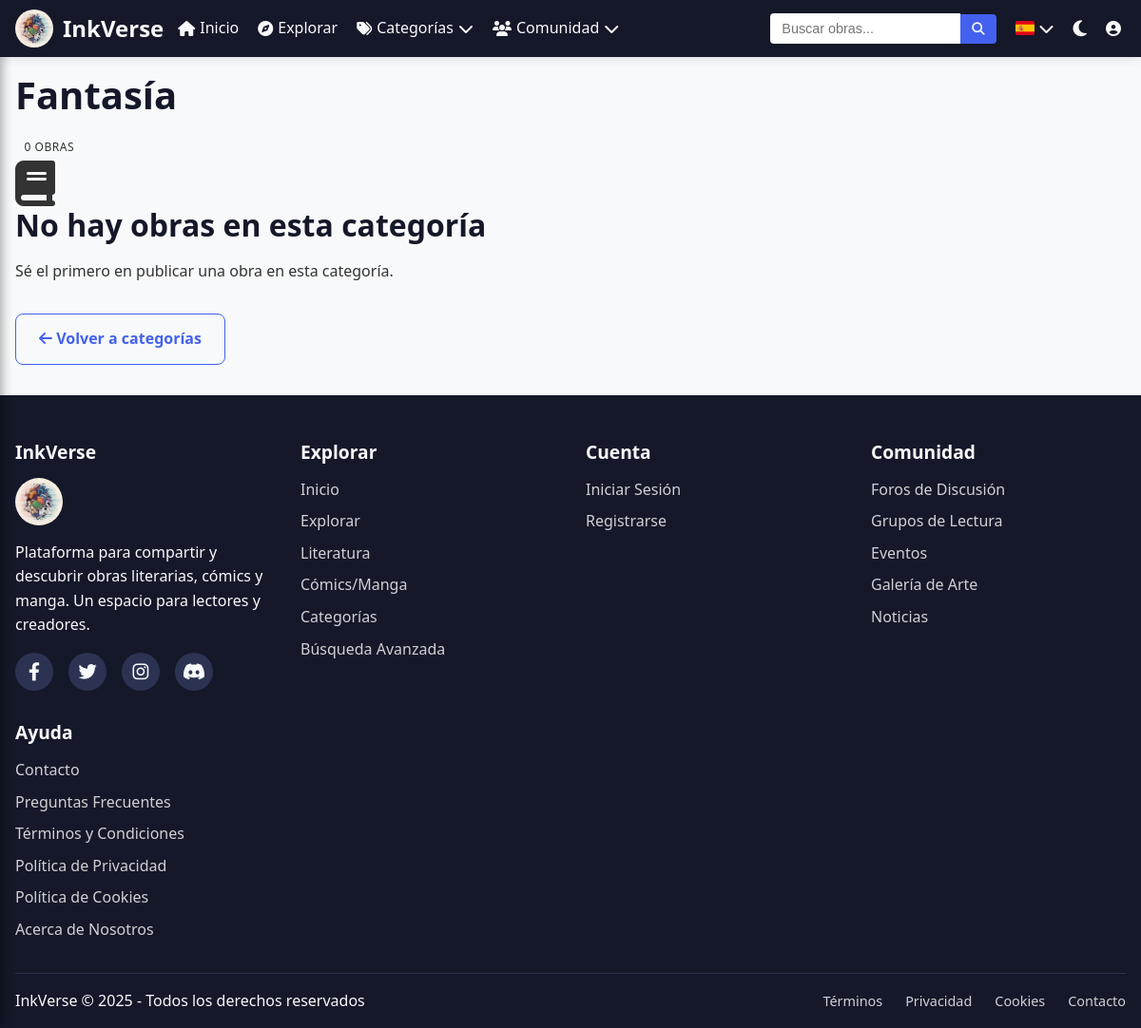
The app's page /public/categoria.php?id=1, older data.
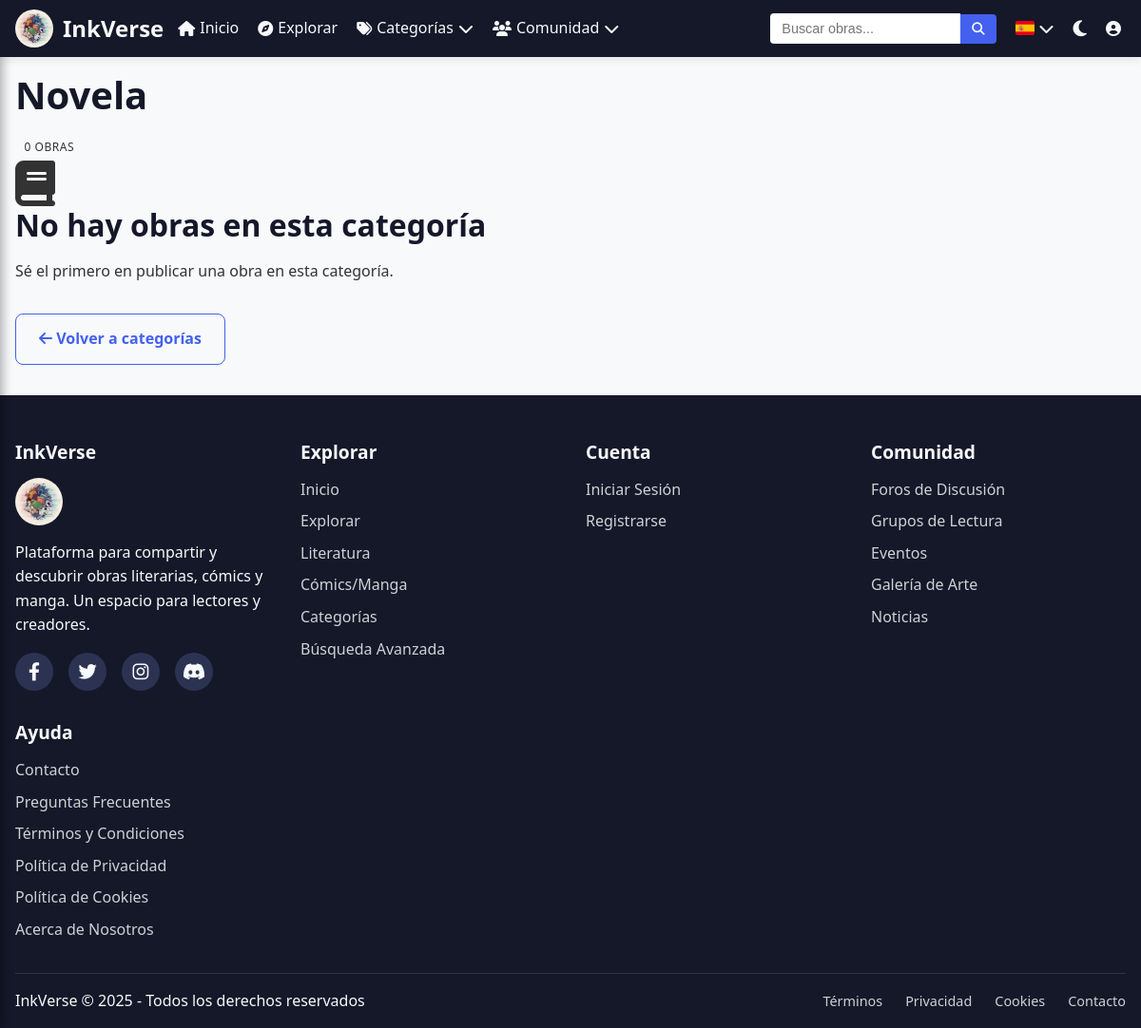
The same page, newer data.
### tables this page shows
CREATE TABLE `categorias` (
  `id` int(11) NOT NULL,
  `nombre` varchar(50) NOT NULL,
  `tipo` enum('libro','comic') NOT NULL DEFAULT 'libro'
);

### public/categoria.php (the view, shortened to what this page needs)
<?php
require_once(__DIR__ . '/../includes/header.php');
include_once(__DIR__ . '/../includes/conexion.php');
$categoria_id = isset($_GET['id']) ? intval($_GET['id']) : 0;
$sql_categoria = "SELECT id, nombre FROM categorias WHERE id = ?";
$stmt_categoria = $conexion->prepare($sql_categoria);
$stmt_categoria->bind_param("i", $categoria_id);
$stmt_categoria->execute();
$categoria = $stmt_categoria->get_result()->fetch_assoc();
$sql_libros = "SELECT l.id, l.titulo, l.autor, l.descripcion, l.portada, l.publico_adulto, l.fecha_subida
               FROM libros l
               WHERE l.categoria_id = ?
               ORDER BY l.fecha_subida DESC";
$stmt_libros = $conexion->prepare($sql_libros);
$stmt_libros->bind_param("i", $categoria_id);
$stmt_libros->execute();
$libros = $stmt_libros->get_result();
$total_libros = $libros->num_rows;
?>
<div class="container">
    <div class="categoria-header">
        <h1><?php echo htmlspecialchars($categoria['nombre']); ?></h1>
        <span class="badge badge-count"><?php echo $total_libros; ?> obras</span>
    </div>
    <?php if ($total_libros > 0): ?>
        <div class="obra-grid mt-4">
            <?php while ($libro = $libros->fetch_assoc()): ?>
                <div class="obra-card">
                    <div class="obra-card-header">
                        <h3><?php echo htmlspecialchars($libro['titulo']); ?></h3>
                        <?php if ($libro['publico_adulto']): ?>
                            <span class="badge badge-adulto">+18</span>
                        <?php endif; ?>
                    </div>
                    <div class="obra-card-body">
                        <?php if (!empty($libro['portada'])): ?>
                            <img src="<?php echo htmlspecialchars($libro['portada']); ?>" alt="Portada" class="obra-portada">
                        <?php endif; ?>
                        <p class="obra-autor">Por: <?php echo htmlspecialchars($libro['autor']); ?></p>
                        <p class="obra-descripcion"><?php echo substr(htmlspecialchars($libro['descripcion']), 0, 150) . '...'; ?></p>
                    </div>
                    <div class="obra-card-footer">
                        <span class="obra-fecha"><?php echo date('d/m/Y', strtotime($libro['fecha_subida'])); ?></span>
                        <a href="<?php echo BASE_URL; ?>/public/obra.php?id=<?php echo $libro['id']; ?>&tipo=libro" class="btn btn-outline">Ver más</a>
                    </div>
                </div>
            <?php endwhile; ?>
        </div>
    <?php else: ?>
        <div class="no-results">
            <i class="fas fa-book fa-3x"></i>
            <h2>No hay obras en esta categoría</h2>
            <p>Sé el primero en publicar una obra en esta categoría.</p>
        </div>
    <?php endif; ?>
    <div class="mt-4">
        <a href="<?php echo BASE_URL; ?>/public/categorias.php" class="btn btn-outline">
            <i class="fas fa-arrow-left"></i> Volver a categorías
        </a>
    </div>
</div>
<?php include_once(__DIR__ . '/../includes/footer.php'); ?>

Row changes from the older to the newer data that the page shows:
changed categorias: nombre "Fantasía" → "Novela"
